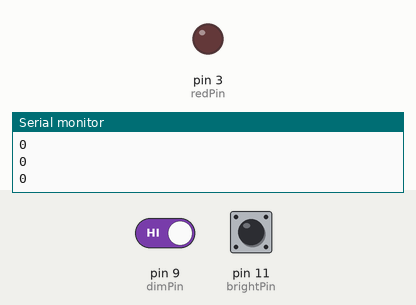
A sketch run on a simulated Arduino Uno, built with avr-gcc and run on an emulated ATmega328P. Shown: output pins drawn as LEDs (lit = HIGH), the last lines printed to the serial monitor. The test bench sets the inputs (shaded band); at power-on: pin 11 (brightPin) HIGH, pin 9 (dimPin) HIGH.

Above: at 1.2 s.
1.3 s: pin 11 (brightPin) pulled LOW for 1 s
At 1.55 s:
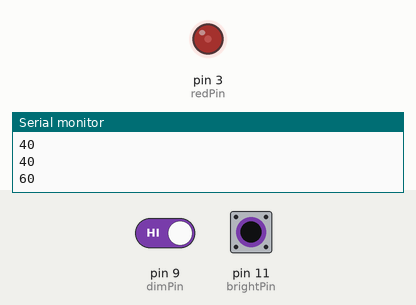
At 3.5 s:
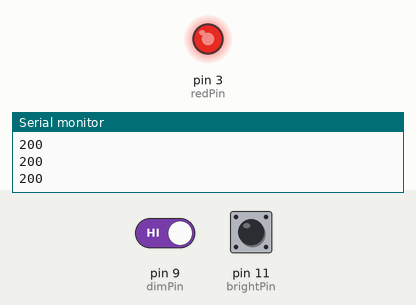
4.3 s: pin 9 (dimPin) driven LOW
At 4.56 s:
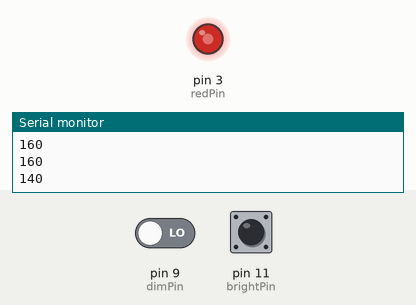
Timing chart, 0 to 7.3 s (numbered marks = the images above; inputs shaded):
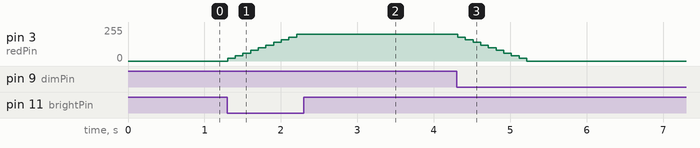

The sketch:

buttonLED.ino.ino
```cpp
int brightPin = 11;
int dimPin = 9;
int redPin = 3;
int brightState = 1;
int dimState = 1;
int redState = 0;
int redChange = 20;
int dt = 100;

void setup() {
  // put your setup code here, to run once:
  pinMode(brightPin,INPUT);
  pinMode(dimPin,INPUT);
  pinMode(redPin,OUTPUT);
  Serial.begin(9600);
}

void loop() {
  // put your main code here, to run repeatedly:
  brightState = digitalRead(brightPin);
  dimState = digitalRead(dimPin);
  Serial.println(redState);


  if(brightState==0 && redState<=255-redChange){
    redState += redChange;
  }

  if(dimState==0 && redState>=0+redChange){
    redState -= redChange;
  }
  analogWrite(redPin,redState);
  Serial.println(redState);
  delay(dt);


}
```

Measured:
- after the input at 1.3 s, pin 3 (redPin): moves from 0/255 to 200/255 over 0.90 s, starting at once
- after the input at 4.3 s, pin 3 (redPin): moves from 200/255 to 0/255 over 0.90 s, starting at once
